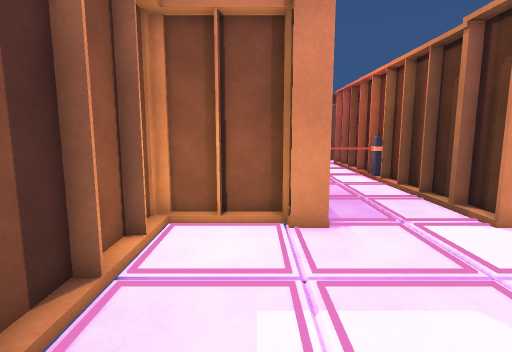
[1] (above)

12 first-person views from a walk through a 3-D level made in the Unity game engine. The camera is 1.5 m above the floor, tilts 8° down and sees 80° across. Doors are open. The floor is counted in squares, 0.5 m on a side. Each view is taken from the middle of a square. On the plan, view 1 faces up. The plan holds only what a view shows up to about 20 squares ahead; the rest is blank. The place goes on beyond the plan. The player character is not drawn.

[2]
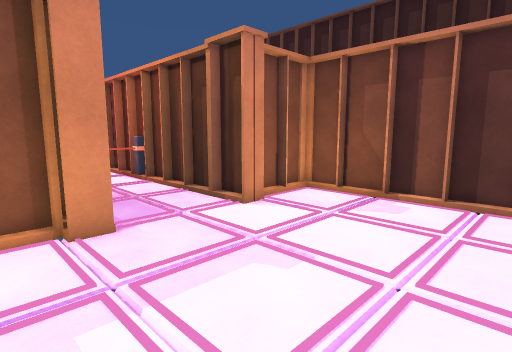

[3]
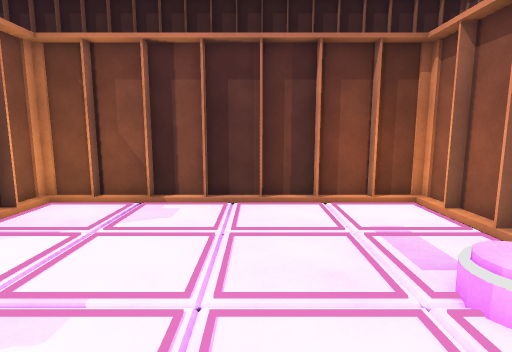

[4]
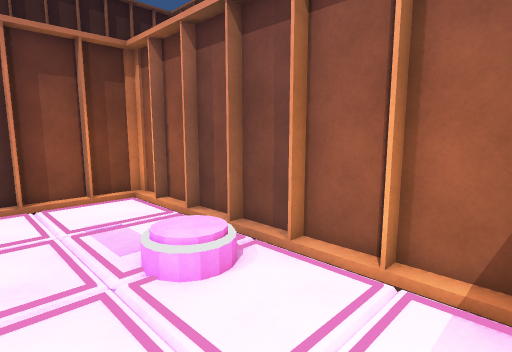

[5]
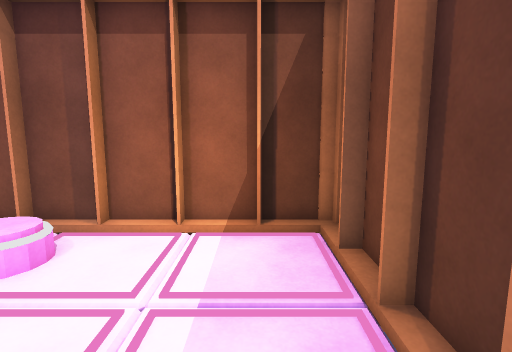

[6]
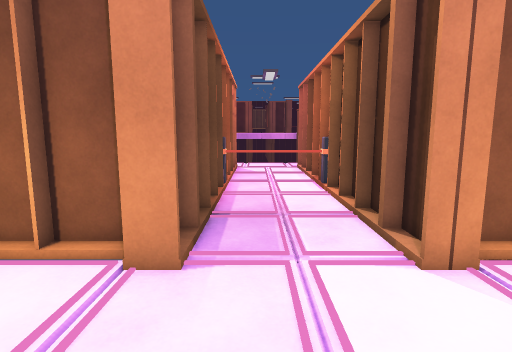

[7]
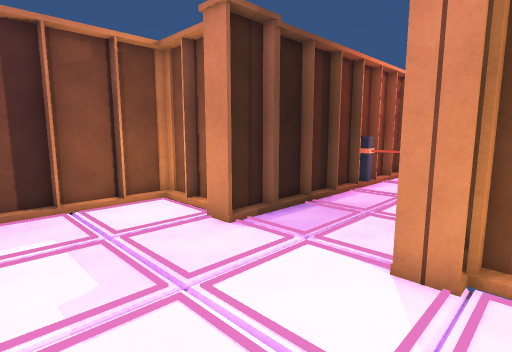

[8]
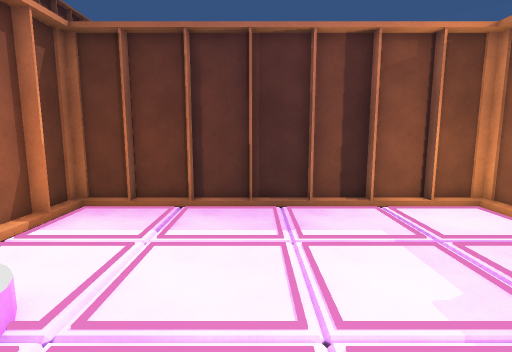

[9]
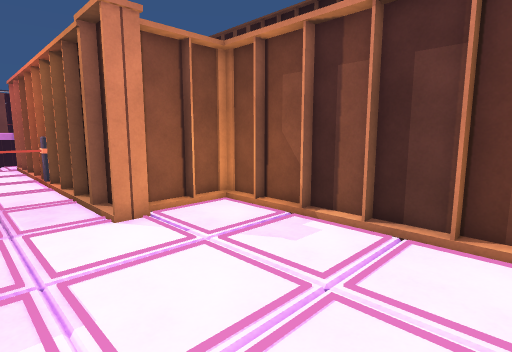

[10]
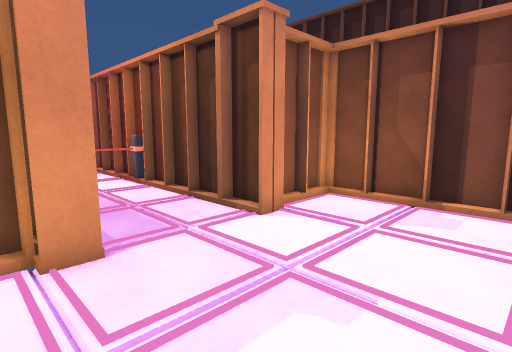

[11]
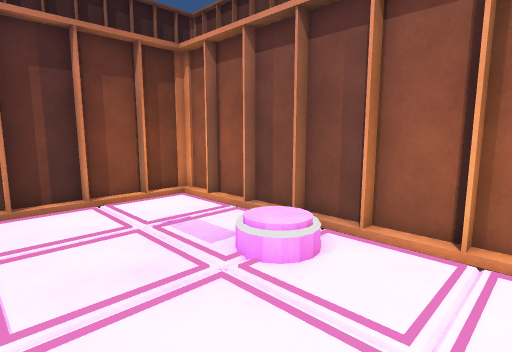

[12]
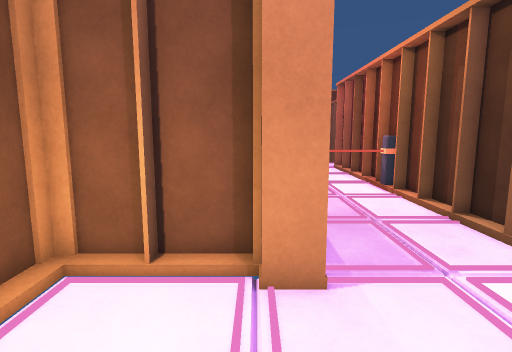

### Floor plan
Key: @ floor where view 1 was taken; # wall or solid block; . floor; / step, stairs or slope; O other object.
Columns run from 4 left of view 1 to 14 right of it. Each row starts with its distance up from view 1.
 22       #     #
 21       #     #
 20       OOOOOOO
 19       #     #
 18       #     #
 17       #     #
 16       #     #
 15       #     #
 14       #     #
 13       #     #
 12      ##     ##
 11 OOOOOOO     OOOOOOO
 10 ## O OO     OO O O#
  9 #/   OO     OO   /#
  8 #/               ##
  7 #/               /#
  6 #/               ##
  5 #/               /#
  4 #/   .           /#
  3 #/ .    .     .  ##
  2 #/  .            /#
  1 #/  .        .   ##
  0 #/ .@            /#
 -1 #/      .        /#
 -2 #/               ##
 -3 #/               /#
 -4 #/               ##
 -5 #/               /#
 -6 ##/#/////.///////##
 -7  ##################

Where each view was taken, in squares from view 1:
view 1: 0 up, 0 right, facing up
view 2: 0 up, 1 left, facing up-right
view 3: 1 up, 0 right, facing right
view 4: 0 up, 1 left, facing down-right
view 5: 3 up, 1 left, facing down
view 6: 3 up, 4 right, facing up
view 7: 3 up, 10 right, facing up-left
view 8: 1 up, 9 right, facing left
view 9: 1 down, 4 right, facing up-right
view 10: 2 up, 0 right, facing up-right
view 11: 2 up, 0 right, facing down-right
view 12: 4 up, 1 right, facing up
